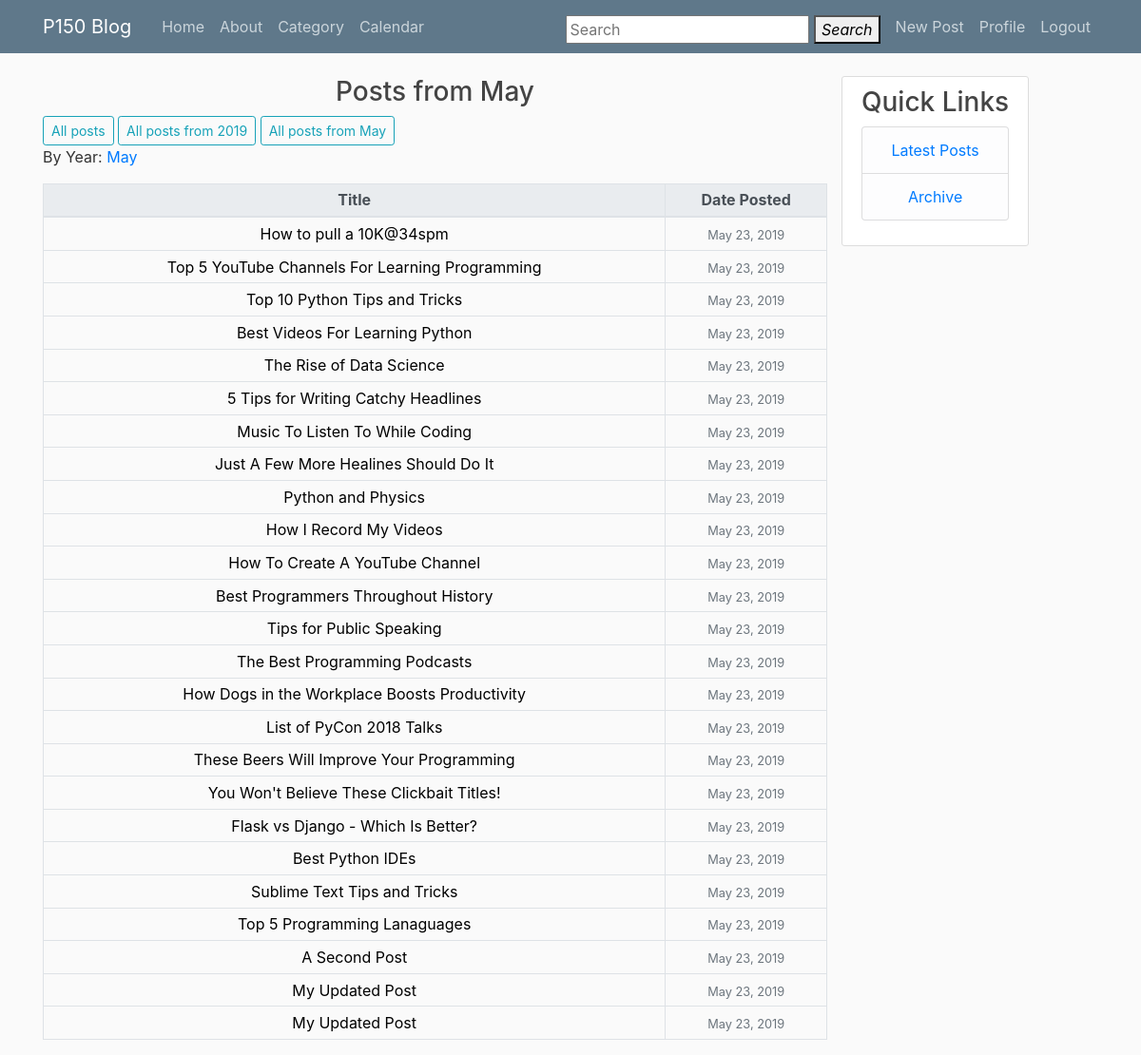
/archive/2019/5 (signed in), run on an earlier commit of the app's database.
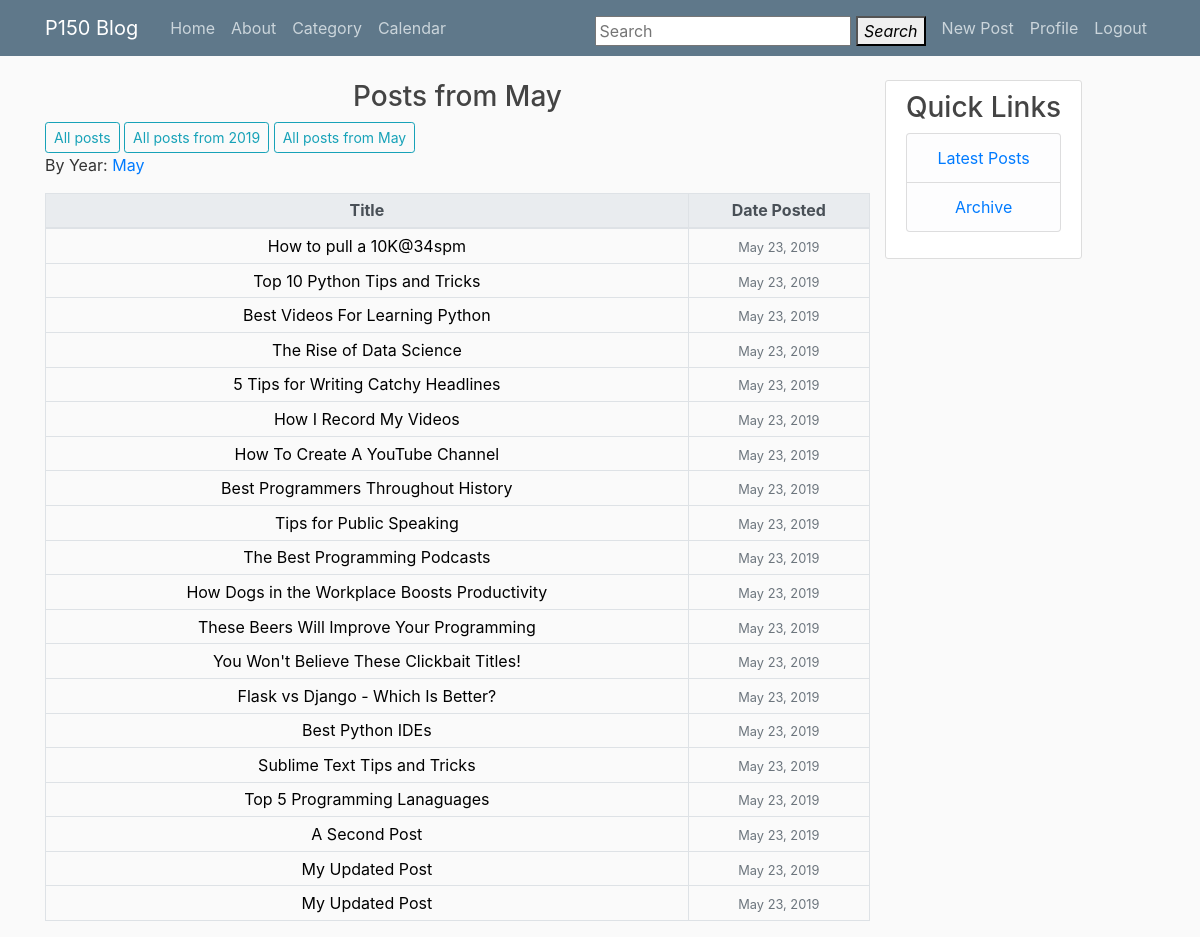
And on a later commit of the database.
### blog/models.py (models this page shows, shortened)
class Post(models.Model):
    title = models.CharField(max_length=100)
    content = RichTextUploadingField(config_name='default')
    date_posted = models.DateTimeField(default=timezone.now)
    author = models.ForeignKey(User, on_delete=models.CASCADE)
    category = models.ForeignKey(Category, on_delete=models.PROTECT, null=True,
                                blank=True)

### blog/views.py (the view)
class PostMonthArchiveView(MonthArchiveView):
    queryset = Post.objects.all()
    date_field = "date_posted"

### blog/templates/blog/post_archive_month.html
{% extends 'blog/base.html' %}
{% block content %}
	{% for date in date_list|slice:":1" %}
		<h3 class="text-center">Posts from {{ date|date:"F" }}</h3>
		<a class="btn btn-outline-info left btn-sm" href="{% url 'archive-index' %}">All posts</a>
		<a class="btn btn-outline-info left btn-sm" href="{% url 'archive-year' date.year %}">All posts from {{ date.year }}</a>
		<a class="btn btn-outline-info left btn-sm" href="{% url 'archive-month' date.year date.month %}">All posts from {{ date|date:"F" }}</a>
	{% endfor %}
	<p>
		By Year:
		{% for date in date_list.reverse %}
			<a href="{% url 'archive-month' date.year date.month %}">{{ date|date:"M" }}</a>
		{% endfor %}
	</p>
	<table class="table table-hover table-sm table-bordered" id="override-table">
		<thead class="thead-light text-center">
			<tr>
				<th>Title</th>
				<th>Date Posted</th>
			</tr>
		</thead>
		{% for post in object_list %}
		<tr>
			<td class="text-center">
				<a href="{% url 'post-detail' post.id %}" id="archive-link">
					{{ post.title }}
				</a>
			</td>
			<td class="text-center">
				<small class="text-muted text-right">{{ post.date_posted|date:"F j, Y" }}</small>
			</td>
		</tr>
		{% endfor %}
	</table>
{% endblock %}

What changed in the data, as far as the page shows it:
no longer on this page (row edited): Post: title "Top 5 YouTube Channels For Learning Programming", date_posted "May 23, 2019"
no longer on this page (row edited): Post: title "Music To Listen To While Coding", date_posted "May 23, 2019"
no longer on this page (row edited): Post: title "Just A Few More Healines Should Do It", date_posted "May 23, 2019"
no longer on this page (row edited): Post: title "Python and Physics", date_posted "May 23, 2019"
no longer on this page (row edited): Post: title "List of PyCon 2018 Talks", date_posted "May 23, 2019"
